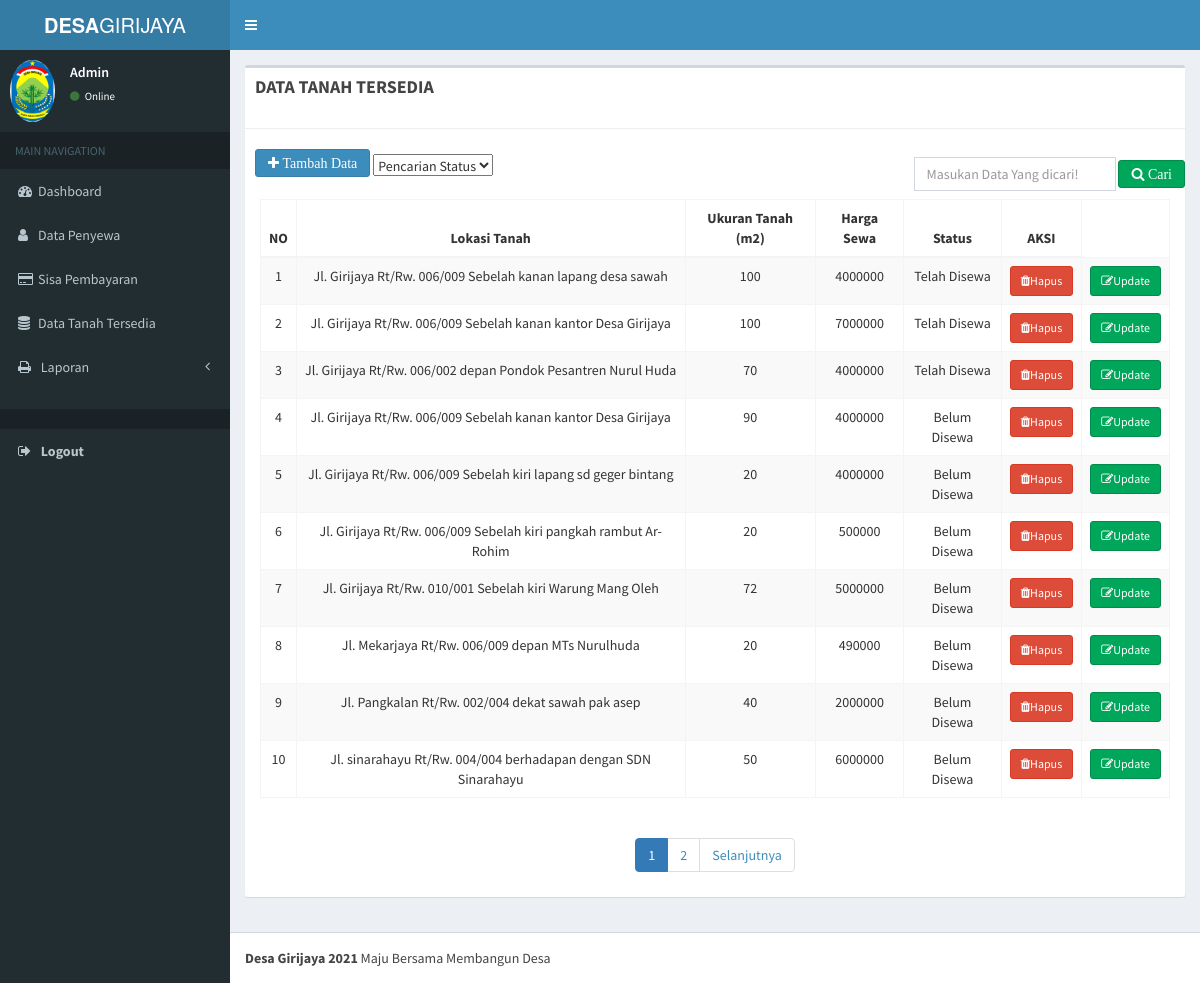
/index.php/tanah, run on the app's committed database.
### tables this page shows
CREATE TABLE `tanah` (
  `id` int(11) NOT NULL,
  `lokasi` varchar(100) NOT NULL,
  `ukuran` int(100) NOT NULL,
  `biaya` int(100) NOT NULL,
  `status` int(1) NOT NULL
);

### index.php (called while the page is built, shortened)
<?php
require_once BASEPATH.'core/CodeIgniter.php';

### application/libraries/Fungsi.php (called while the page is built, shortened)
<?php
class Fungsi
{
    protected $ci;
    function __construct()
    {
        $this->ci = &get_instance();
    }
    function user_login()
    {
        $id = $this->ci->session->userdata('id');
        $userdata = $this->ci->M_login->get($id)->row();
        return $userdata;
    }
}

### application/models/M_login.php (called while the page is built, shortened)
<?php
class M_login extends CI_Model
{
    public function get($id = null)
    {
        $this->db->from('login');
        $query = $this->db->get();
        return $query;
    }
}

### application/models/M_tanah.php (called while the page is built, shortened)
<?php
class M_tanah extends CI_Model
{
    function tampil_data($limit, $star)
    {
        $query = $this->db->get('tanah', $limit, $star);
        return $query;
    }
}

### application/views/admin/data_tanah.php (the view, shortened to what this page needs)
<div class="content-wrapper ">
    <section class="content">
        <div class="box">
            <div class="box-header">
                <h4 class="box-title"><strong> DATA TANAH TERSEDIA</strong></h4>
            </div>
            <hr>
            <button type="button" class="btn btn-primary fa fa-plus" data-toggle="modal" data-target="#exampleModal" style=" margin: 0px 0px 10px 10px;"> Tambah Data</button>
            <select class="form-select form-select-lg mb-3" aria-label=".form-select-lg example">
                <option selected>Pencarian Status</option>
            </select>
            <div class="navbar-form navbar-right">
                <?php echo form_open('Tanah/search') ?>
                <input type="text" name="keyword" autocomplete="off" autofocus class="form-control" placeholder="Masukan Data Yang dicari!">
                <button type="submit" class="btn btn-success fa fa-search"> Cari</button>
                <?php echo form_close() ?>
            </div>
            <div class="table-responsive col-sm-12">
                <table class="table table-bordered table-striped">
                    <thead>
                        <tr>
                            <th class="text-center">NO</th>
                            <th class="text-center">Lokasi Tanah </th>
                            <th class="text-center">Ukuran Tanah (m2)</th>
                            <th class="text-center">Harga Sewa</th>
                            <th class="text-center">Status</th>
                            <th colspan="1" class="text-center">AKSI</th>
                        </tr>
                    </thead>
                    <tbody>
                        <?php $no = 1;
                        foreach ($tanah as $row) { ?>
                            <tr>
                                <td class="text-center"><?= $no; ?></td>
                                <td class="text-center"><?= $row->lokasi ?></td>
                                <td class="text-center"><?= $row->ukuran ?></td>
                                <td class="text-center"><?= $row->biaya ?></td>
                                <td class="text-center"><?php if ($row->status == 0) {
                                                            echo "Belum Disewa";
                                                        } else {
                                                            echo "Telah Disewa";
                                                        }
                                                        ?></td>
                                <td class=" text-center" onclick="javascript: return confirm('Anda Yakin Ingin Menghapus')">
                                    <?php echo anchor('Tanah/hapus/' . $row->id, '<div class="btn btn-danger btn-sm"><i class="fa fa-trash"></i>Hapus</div>') ?>
                                </td>
                                <td class="text-center">
                                    <?php echo anchor('Tanah/edit_tanah/' . $row->id, '<div class="btn btn-success btn-sm"> <i class="fa fa-edit"></i>Update</div>') ?>
                                </td>
                            </tr>
                        <?php $no++;
                        } ?>
                    </tbody>
                </table>
                <div class="row">
                    <div class="col">
                        <?php echo $pagination; ?>
                    </div>
                </div>
            </div>
        </div>
    </section>
</div>
</body>
</html>

### application/views/templet/sidebar.php (shortened to what this page needs)
<aside class="main-sidebar">
    <section class="sidebar">
        <div class="user-panel">
            <div class="pull-left image">
                <img src="<?php echo base_url() ?>assets/dist/img/grj2.jpg" class="img-circle" alt="User Image">
            </div>
            <div class="pull-left info">
                <p><?php echo ucfirst($this->fungsi->user_login()->username) ?></p>
                <a href="#"><i class="fa fa-circle text-success"></i> Online</a>
            </div>
        </div>
        <ul class="sidebar-menu">
            <li class="header">MAIN NAVIGATION</li>
            <li <?= $this->uri->segment(1) == 'Welcome' ? 'class="active"' : '' ?>>
                <a href="<?php echo site_url() ?>/Welcome/index">
                    <i class="fa fa-dashboard" aria-hidden="true"></i><span>Dashboard</span>
                </a>
            </li>
            <li <?= $this->uri->segment(1) == 'Penyewa' ? 'class="active"' : '' ?>>
                <a href="<?php echo site_url() ?>/Penyewa/index">
                    <i class="fa fa-user" aria-hidden="true"></i><span>Data Penyewa</span>
                </a>
            </li>
            <li <?= $this->uri->segment(1) == 'Pembayaran' ? 'class="active"' : '' ?>>
                <a href="<?php echo site_url() ?>/Pembayaran/index">
                    <i class="fa fa-credit-card" aria-hidden="true"></i><span>Sisa Pembayaran</span>
                </a>
            </li>
            <li <?= $this->uri->segment(1) == 'Tanah' ? 'class="active"' : '' ?>>
                <a href="<?php echo site_url() ?>/Tanah/index">
                    <i class="fa fa-database" aria-hidden="true"></i><span>Data Tanah Tersedia</span>
                </a>
            </li>
            <li class="treeview" name="laporan">
                <a href="#">
                    <i class="fa fa-print"></i>
                    <span>Laporan</span>
                    <i class="fa fa-angle-left pull-right"></i>
                </a>
            </li>
            <br>
            <li class="header">
            <li>
                <a class="profile-pic " href="<?= base_url('login/logout') ?>">
                    <i class="fa fa-sign-out"></i>
                    <span class="text-white text-bold font-medium ">Logout</span></a>
            </li>
            </li>
        </ul>
    </section>
</aside>

### data on the page
tanah: lokasi "Jl. Girijaya Rt/Rw. 006/009 Sebelah kanan lapang desa sawah", ukuran "100", biaya "4000000", status "Telah Disewa", id "Hapus", id "Update"
tanah: lokasi "Jl. Girijaya Rt/Rw. 006/009 Sebelah kanan kantor Desa Girijaya", ukuran "100", biaya "7000000", status "Telah Disewa", id "Hapus", id "Update"
tanah: lokasi "Jl. Girijaya Rt/Rw. 006/002 depan Pondok Pesantren Nurul Huda", ukuran "70", biaya "4000000", status "Telah Disewa", id "Hapus", id "Update"
tanah: lokasi "Jl. Girijaya Rt/Rw. 006/009 Sebelah kanan kantor Desa Girijaya", ukuran "90", biaya "4000000", status "Belum Disewa", id "Hapus", id "Update"
tanah: lokasi "Jl. Girijaya Rt/Rw. 006/009 Sebelah kiri lapang sd geger bintang", ukuran "20", biaya "4000000", status "Belum Disewa", id "Hapus", id "Update"
tanah: lokasi "Jl. Girijaya Rt/Rw. 006/009 Sebelah kiri pangkah rambut Ar-Rohim", ukuran "20", biaya "500000", status "Belum Disewa", id "Hapus", id "Update"
tanah: lokasi "Jl. Girijaya Rt/Rw. 010/001 Sebelah kiri Warung Mang Oleh", ukuran "72", biaya "5000000", status "Belum Disewa", id "Hapus", id "Update"
tanah: lokasi "Jl. Mekarjaya Rt/Rw. 006/009 depan MTs Nurulhuda", ukuran "20", biaya "490000", status "Belum Disewa", id "Hapus", id "Update"
tanah: lokasi "Jl. Pangkalan Rt/Rw. 002/004 dekat sawah pak asep", ukuran "40", biaya "2000000", status "Belum Disewa", id "Hapus", id "Update"
tanah: lokasi "Jl. sinarahayu Rt/Rw. 004/004 berhadapan dengan SDN Sinarahayu", ukuran "50", biaya "6000000", status "Belum Disewa", id "Hapus", id "Update"

### other printed values
$this->fungsi->user_login()->username "Admin"
$pagination "1 2 Selanjutnya"
